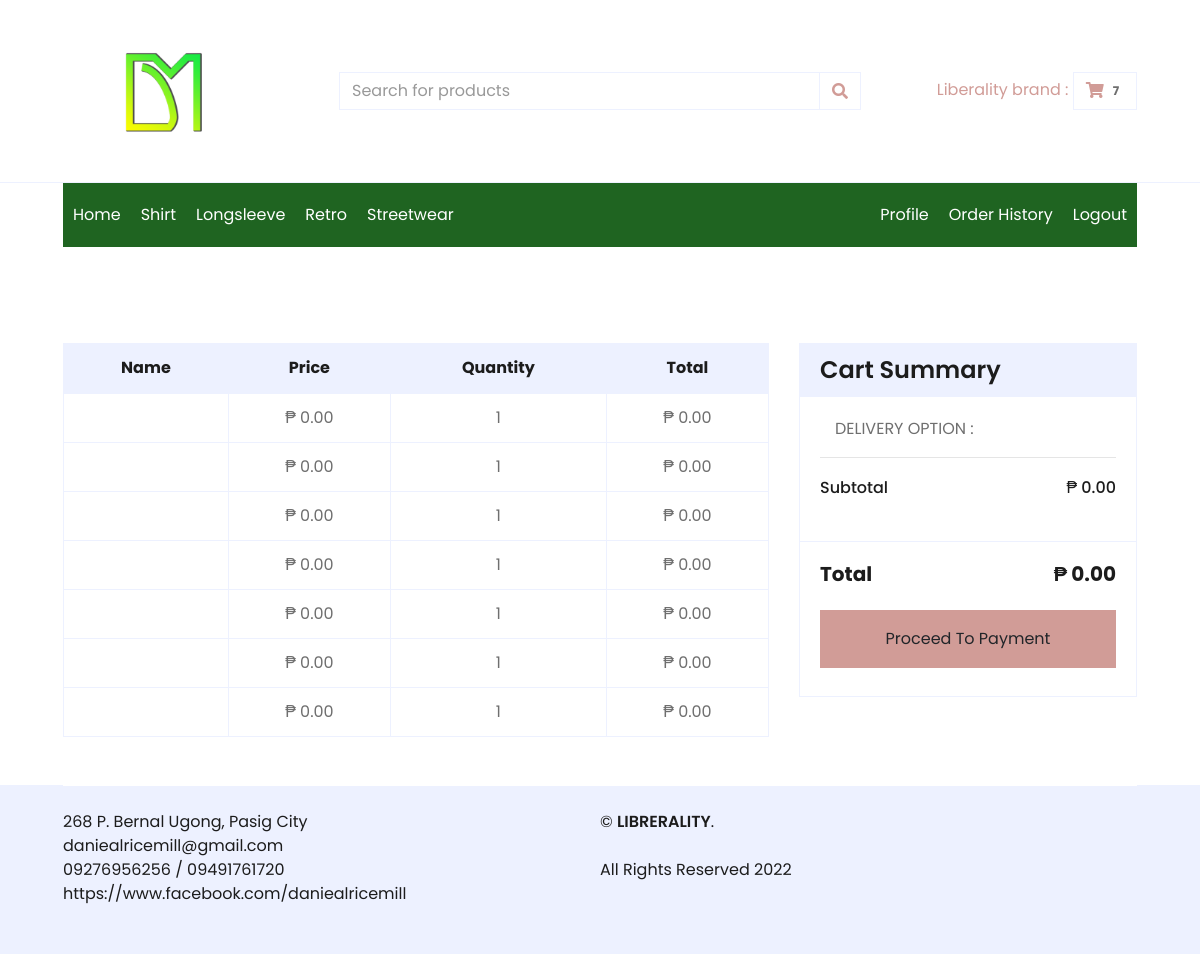
Before: /customer/checkout.php (signed in) with the older database file.
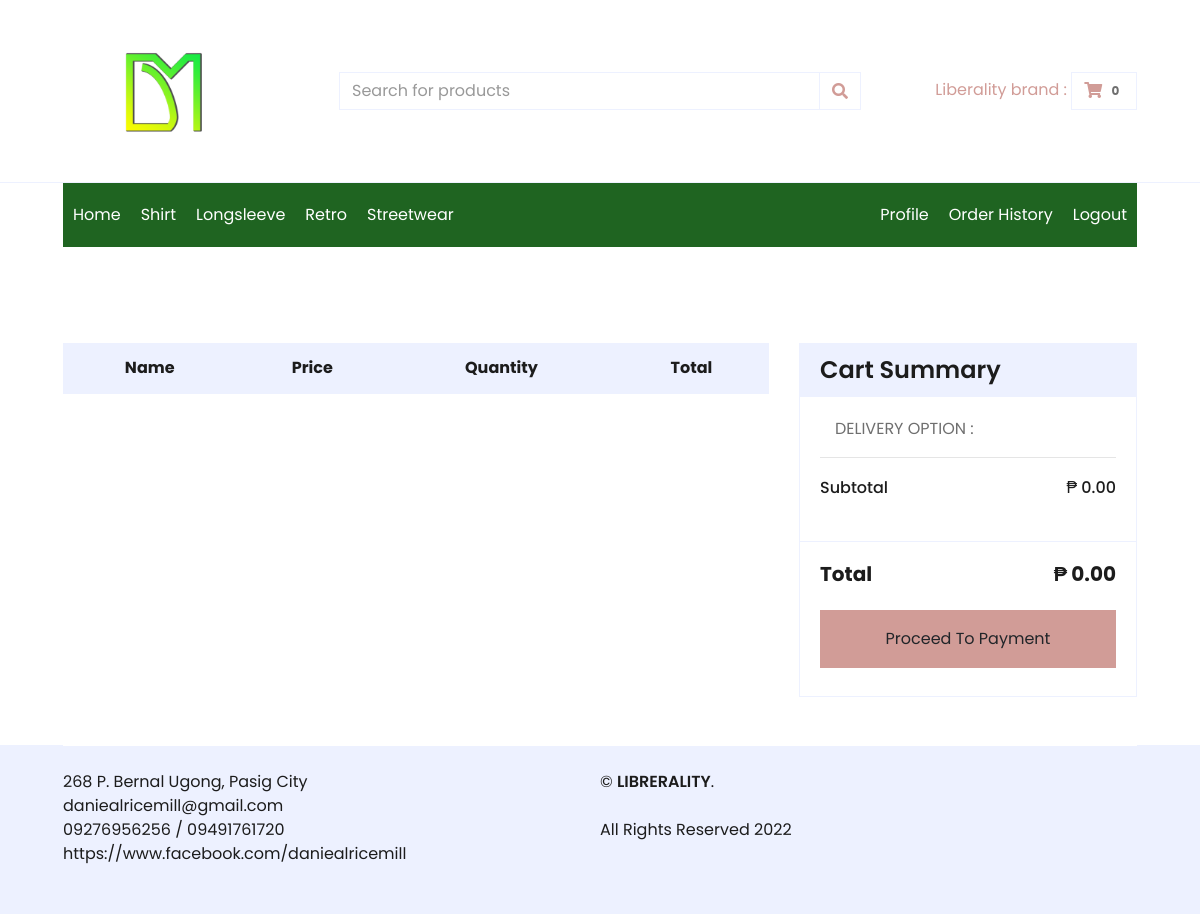
After: the same page with the newer database file.
### tables this page shows
CREATE TABLE `pos_item_category` (
  `category_id` int(12) NOT NULL,
  `name` varchar(100) NOT NULL,
  `photo` text NOT NULL,
  `date_added` timestamp NOT NULL DEFAULT current_timestamp()
);

CREATE TABLE `pos_order` (
  `order_id` int(11) NOT NULL,
  `customer_id` int(11) NOT NULL,
  `trans_code` varchar(100) NOT NULL,
  `item_id` int(12) NOT NULL,
  `qty` int(11) NOT NULL,
  `size` varchar(12) NOT NULL,
  `mdate` varchar(50) NOT NULL,
  `edate` varchar(50) NOT NULL,
  `status` tinyint(1) NOT NULL,
  `created_by` int(11) NOT NULL,
  `created_at` datetime NOT NULL DEFAULT current_timestamp()
);

### customer/controller/order.php (called while the page is built, shortened)
<?php
$customerid = $_SESSION['id'];
$ordercnt   = $mysqli->query("select count(*)count_val from pos_order where status = 0 and customer_id='$customerid'");
$cntrow     = $ordercnt->fetch_assoc();
$orders     = $mysqli->query("SELECT a.* ,b.* from pos_order a left join pos_items b on a.item_id = b.item_id where a.status = 0 and a.customer_id='$customerid'");

### customer/checkout.php (the view, shortened to what the changed rows need)
<?php include("header.php");?>
   <div class="container-fluid pt-5">
       <div class="row px-xl-5">
           <div class="col-lg-8 table-responsive mb-5">
               <table class="table table-bordered text-center mb-0">
                   <thead class="bg-secondary text-dark">
                            <tr>
                                <th>Name</th>
                                <th>Price</th>
                                <th>Quantity</th>
                                <th>Total</th>
                            </tr>
                        </thead>
                        <tbody>
						<?php
							while($val = $orders->fetch_object()){
						?>
						<form method="post">
                            <tr>
                                <td><?php echo $val->item_name;?></td>
								<td>₱ <?php echo number_format($val->item_price,2);?></td>
                                <td>
                                  	<?php echo $val->qty;?>
                                </td>
                                <td>₱ <?php echo number_format($val->item_price * $val->qty,2);?> </td>
                            </tr>
						</form>
						<?php } ?>
                        </tbody>
                    </table>
           </div>
       </div>
   </div>
<?php include("footer.php");?>

### customer/header.php (shortened to what the changed rows need)
<!DOCTYPE html>
<html lang="en">
<head>
	<?php
	include('../controller/database.php');
	?>
	<?php include('controller/order.php');?>
    <link href="https://cdnjs.cloudflare.com/ajax/libs/font-awesome/5.10.0/css/all.min.css" rel="stylesheet">
    <link href="../assets/lib/owlcarousel/assets/owl.carousel.min.css" rel="stylesheet">
    <link href="../assets/css/style.css" rel="stylesheet">
	</head>
	<body>
    <div class="container-fluid">
        <div class="row align-items-center py-3 px-xl-5">
            <div class="col-lg-3 col-6 text-right">
                <a href="cart.php" class="btn border">
                    <i class="fas fa-shopping-cart text-primary"></i>
                    <span class="badge"><?php echo $cntrow['count_val'];?></span>
                </a>
            </div>
        </div>
    </div>
    <div class="container-fluid mb-5">
        <div class="row border-top px-xl-5">
            <div class="col-lg-12">
                <nav class="navbar navbar-expand-lg bg-light navbar-light py-3 py-lg-0 px-0" style="background-color:#1F6421 !important;">
                    <div class="collapse navbar-collapse justify-content-between" id="navbarCollapse">
                        <div class="navbar-nav mr-auto py-0">
                            <a href="index.php" class="nav-item nav-link active"  style="color:#fff !important;">Home</a>
							<?php
							$category1 = $mysqli->query("SELECT * from pos_item_category ");
							while($val1 = $category1->fetch_object()){
							?>
                            <a href="index.php?data=<?php echo $val1->category_id;?>&category=<?php echo $val1->name;?>" class="nav-item nav-link" style="color:#fff !important;"><?php echo $val1->name;?></a>
							<?php } ?>
                        </div>
                    </div>
                </nav>
            </div>
        </div>
    </div>

Changed rows visible on the page:
removed pos_order: item_price "0.00", qty "1", qty "0.00"
removed pos_order: item_price "0.00", qty "1", qty "0.00"
removed pos_order: item_price "0.00", qty "1", qty "0.00"
removed pos_order: item_price "0.00", qty "1", qty "0.00"
removed pos_order: item_price "0.00", qty "1", qty "0.00"
removed pos_order: item_price "0.00", qty "1", qty "0.00"
removed pos_order: item_price "0.00", qty "1", qty "0.00"
Other visible differences:
$cntrow['count_val']: "7" → "0"
